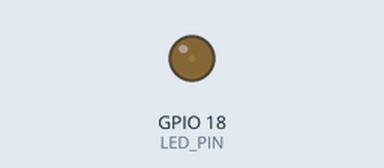
Recording of a program running on a simulated Raspberry Pi (BCM pin numbers). Shown: output pins drawn as LEDs (lit = HIGH). At 15.2 s the program stops and its outputs stay as they are.

Above: at 0.05 s.
At 0.65 s:
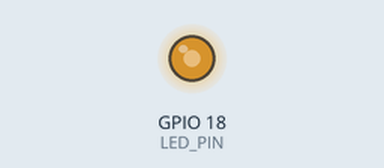
At 1.3 s:
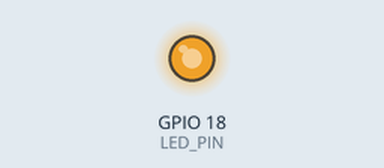
At 2.55 s:
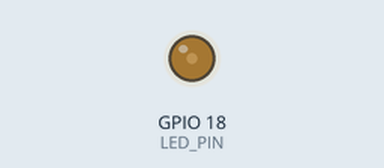
Timing chart, 0 to 7.0 s (numbered marks = the images above):
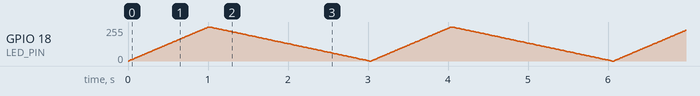

The program:

led_shutdown.py
```python
#!/usr/bin/env python3

import RPi.GPIO as GPIO
import time

# Configuration
LED_PIN = 18  # GPIO pin connected to the LED

# Setup GPIO using BCM numbering
GPIO.setmode(GPIO.BCM)
GPIO.setup(LED_PIN, GPIO.OUT)

# Initialize PWM on the LED pin with a frequency of 1Hz
pwm = GPIO.PWM(LED_PIN, 100)  # 100Hz for slow pulsing
pwm.start(0)  # Start PWM with 0% duty cycle (LED off)

try:
    # Pulse the LED slowly during shutdown
    # Remove infinite loop and set a finite number of pulses
    for _ in range(5):  # Adjust the number of pulses as needed
        # Gradually increase brightness
        for duty_cycle in range(0, 101, 1):  # 0% to 100% in 1-step increments
            pwm.ChangeDutyCycle(duty_cycle)
            time.sleep(0.01)  # Adjust for smoothness
        # Gradually decrease brightness
        for duty_cycle in range(100, -1, -1):  # 100% to 0% in 1-step decrements
            pwm.ChangeDutyCycle(duty_cycle)
            time.sleep(0.02)
finally:
    # Stop PWM and clean up GPIO settings
    pwm.stop()
    GPIO.output(LED_PIN, GPIO.LOW)
    GPIO.cleanup()
```
